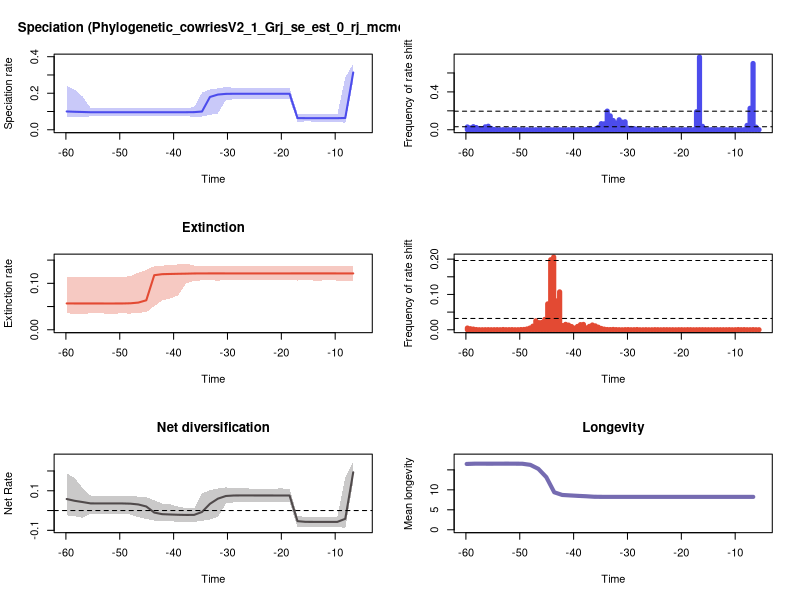

Write the R code that produced this figure.


pdf(file='/Users/max/Desktop/Phylogenetic_cowries/pyrate_mcmc_logs/pyrate_mcmc_logs/t60-5RTT_plots.pdf',width=10, height=15)
par(mfrow=c(3,2))
library(scales)

time=c(-6.65045317396705, -8.12833165707084,-9.606210140174628,-11.084088623278417,-12.561967106382205,-14.039845589485994,-15.517724072589784,-16.995602555693576,-18.473481038797363,-19.951359521901153,-21.42923800500494,-22.90711648810873,-24.38499497121252,-25.862873454316308,-27.340751937420098,-28.818630420523885,-30.296508903627675,-31.774387386731465,-33.25226586983525,-34.73014435293904,-36.20802283604283,-37.685901319146616,-39.1637798022504,-40.6416582853542,-42.119536768457984,-43.59741525156177,-45.075293734665564,-46.55317221776935,-48.03105070087314,-49.50892918397693,-50.98680766708072,-52.464686150184505,-53.9425646332883,-55.420443116392086,-56.89832159949587,-58.37620008259966,-59.85407856570345)
rate=c(0.3136387638548145, 0.06461347601292769,0.06355343706510039,0.06355477370490645,0.0635593230318714,0.0635953804307049,0.0636400250964475,0.06401999925024693,0.1970689190900307,0.19708881778444276,0.19708881778444276,0.19710428400318897,0.1971267508777994,0.19717440108120474,0.19719130523070716,0.19715019127641367,0.19658024119720144,0.1927757073025178,0.17963508020731722,0.09987066971520017,0.09656610525955017,0.09614277973941493,0.09604057600566757,0.09602014423774974,0.09600868682238312,0.09601523038661802,0.09601523038661802,0.09600868682238312,0.09600656688762449,0.095998255500142,0.095998255500142,0.09599554315417297,0.095998255500142,0.09604057600566757,0.0973703128234188,0.09853224503385194,0.10021317302021336)
minHPD=c(0.2653850077190521, 0.037176182683436525,0.04507256281591538,0.04507256281591538,0.04514666081791613,0.04516407696130235,0.045640744991027445,0.04330756630510344,0.16702175253824586,0.16697449811253304,0.16697449811253304,0.16697449811253304,0.16691513147505715,0.1672181880269817,0.1670710053495969,0.16697449811253304,0.16199481476850378,0.08946928351820267,0.08097153472726992,0.07231709462264233,0.07140397606044434,0.07370052188170731,0.07414969466450738,0.07415933214275959,0.07414969466450738,0.07384964319438124,0.07387372228204032,0.07384964319438124,0.07387372228204032,0.07387372228204032,0.07374634772577869,0.07374634772577869,0.07414969466450738,0.07373322378324973,0.06720024219461007,0.07086811289197414,0.07220735216477008)
maxHPD=c(0.3620524040359775, 0.286628709244958,0.08374868841371295,0.0837224570149328,0.0837224570149328,0.0837224570149328,0.08444275402514478,0.08858452585162323,0.22867601673207846,0.2282313261072289,0.2282313261072289,0.2282313261072289,0.22824370870746713,0.22867601673207846,0.22863359792589827,0.22944659350055427,0.23482371049579887,0.2265422063963767,0.2213874170504432,0.20320677660839234,0.12343302554225867,0.11988097629426162,0.119133847691277,0.1190802797820839,0.11903298543866415,0.11871241251502715,0.11871241251502715,0.11864783125988634,0.11871241251502715,0.11871241251502715,0.11864783125988634,0.11864783125988634,0.119133847691277,0.1192193480336202,0.1822350281920281,0.2199025263615992,0.2413946933021552)
remove_na = !is.na(rate)
time = time[remove_na]
plot(time,time,type = 'n', ylim = c(0, 0.3982576444395753), xlim = c(-60.0,-5.3), ylab = 'Speciation rate', xlab = 'Time',main='Speciation (Phylogenetic_cowriesV2_1_Grj_se_est_0_rj_mcmc)' )
polygon(c(time, rev(time)), c(maxHPD[remove_na], rev(minHPD[remove_na])), col = alpha('#4c4cec',0.3), border = NA)
lines(time,rate[remove_na], col = '#4c4cec', lwd=2)
mids=c(-5.576262626262626, -6.128787878787879,-6.68131313131313,-7.233838383838384,-7.786363636363635,-8.338888888888889,-8.89141414141414,-9.443939393939393,-9.996464646464647,-10.548989898989898,-11.10151515151515,-11.654040404040403,-12.206565656565656,-12.75909090909091,-13.31161616161616,-13.864141414141413,-14.416666666666666,-14.96919191919192,-15.521717171717173,-16.074242424242424,-16.626767676767678,-17.17929292929293,-17.731818181818184,-18.284343434343437,-18.836868686868687,-19.38939393939394,-19.941919191919194,-20.494444444444447,-21.0469696969697,-21.59949494949495,-22.152020202020203,-22.704545454545457,-23.25707070707071,-23.809595959595963,-24.362121212121213,-24.914646464646466,-25.46717171717172,-26.019696969696973,-26.572222222222223,-27.124747474747476,-27.67727272727273,-28.229797979797983,-28.782323232323236,-29.334848484848486,-29.88737373737374,-30.439898989898992,-30.992424242424246,-31.5449494949495,-32.09747474747474,-32.65,-33.20252525252525,-33.755050505050505,-34.307575757575755,-34.860101010101005,-35.41262626262626,-35.96515151515151,-36.51767676767677,-37.07020202020202,-37.62272727272727,-38.17525252525252,-38.727777777777774,-39.280303030303024,-39.83282828282828,-40.38535353535353,-40.93787878787878,-41.49040404040404,-42.04292929292929,-42.595454545454544,-43.147979797979794,-43.70050505050504,-44.2530303030303,-44.80555555555555,-45.35808080808081,-45.91060606060606,-46.463131313131306,-47.01565656565656,-47.56818181818181,-48.12070707070706,-48.67323232323232,-49.22575757575757,-49.778282828282826,-50.330808080808076,-50.883333333333326,-51.43585858585858,-51.98838383838383,-52.54090909090909,-53.09343434343434,-53.64595959595959,-54.198484848484846,-54.751010101010095,-55.30353535353535,-55.8560606060606,-56.40858585858585,-56.96111111111111,-57.51363636363636,-58.066161616161615,-58.618686868686865,-59.171212121212115,-59.72373737373737)
counts=c(0.0005102040816326531, 0.027857142857142858,0.6998979591836735,0.22704081632653061,0.04642857142857143,0.0005102040816326531,0.0003061224489795918,0.00010204081632653062,0.0,0.0003061224489795918,0.0003061224489795918,0.00020408163265306123,0.0007142857142857143,0.0009183673469387755,0.0006122448979591836,0.0006122448979591836,0.0012244897959183673,0.00040816326530612246,0.002653061224489796,0.036224489795918365,0.768265306122449,0.19010204081632653,0.0006122448979591836,0.00020408163265306123,0.0014285714285714286,0.0,0.00010204081632653062,0.0,0.00010204081632653062,0.00020408163265306123,0.00020408163265306123,0.00010204081632653062,0.0007142857142857143,0.0007142857142857143,0.0005102040816326531,0.00020408163265306123,0.00010204081632653062,0.0003061224489795918,0.00040816326530612246,0.0009183673469387755,0.0016326530612244899,0.006326530612244898,0.01183673469387755,0.014183673469387755,0.015714285714285715,0.08438775510204082,0.0803061224489796,0.10551020408163266,0.07163265306122449,0.0976530612244898,0.14673469387755103,0.19693877551020408,0.06275510204081633,0.0646938775510204,0.02510204081632653,0.0070408163265306125,0.002857142857142857,0.003061224489795918,0.002142857142857143,0.0014285714285714286,0.00040816326530612246,0.00040816326530612246,0.0006122448979591836,0.0003061224489795918,0.0003061224489795918,0.00010204081632653062,0.00020408163265306123,0.00020408163265306123,0.0003061224489795918,0.00020408163265306123,0.00020408163265306123,0.0,0.00020408163265306123,0.00010204081632653062,0.00010204081632653062,0.0003061224489795918,0.00020408163265306123,0.00010204081632653062,0.0003061224489795918,0.00010204081632653062,0.00020408163265306123,0.00020408163265306123,0.00040816326530612246,0.00020408163265306123,0.0003061224489795918,0.00020408163265306123,0.0009183673469387755,0.0005102040816326531,0.0011224489795918367,0.0027551020408163266,0.014285714285714285,0.037244897959183676,0.030816326530612243,0.01,0.012040816326530613,0.02346938775510204,0.03255102040816327,0.019285714285714285,0.029693877551020407)
plot(mids,counts,type = 'h', xlim = c(-60.0,-5.3), ylim=c(0,0.768265306122449), ylab = 'Frequency of rate shift', xlab = 'Time',lwd=5,col='#4c4cec')
bf2 = 0.031953747723548136
bf6 = 0.19607789225446168
abline(h=bf2, lty=2)
abline(h=bf6, lty=2)

time=c(-6.65045317396705, -8.12833165707084,-9.606210140174628,-11.084088623278417,-12.561967106382205,-14.039845589485994,-15.517724072589784,-16.995602555693576,-18.473481038797363,-19.951359521901153,-21.42923800500494,-22.90711648810873,-24.38499497121252,-25.862873454316308,-27.340751937420098,-28.818630420523885,-30.296508903627675,-31.774387386731465,-33.25226586983525,-34.73014435293904,-36.20802283604283,-37.685901319146616,-39.1637798022504,-40.6416582853542,-42.119536768457984,-43.59741525156177,-45.075293734665564,-46.55317221776935,-48.03105070087314,-49.50892918397693,-50.98680766708072,-52.464686150184505,-53.9425646332883,-55.420443116392086,-56.89832159949587,-58.37620008259966,-59.85407856570345)
rate=c(0.12131501215815028, 0.12131757065987689,0.12132210673050683,0.12133058924252196,0.12133900704708159,0.12133900704708159,0.12133900704708159,0.12133058924252196,0.12132664342456324,0.12131978487590536,0.12131757065987689,0.12131757065987689,0.12132210673050683,0.12132210673050683,0.12132210673050683,0.12132664342456324,0.12132664342456324,0.12132956271238735,0.12133058924252196,0.1213078545862099,0.12119923392135543,0.12079477247650552,0.12050993395939907,0.12012670949868073,0.11968415629871108,0.11747482743352203,0.06347504430457018,0.05851178582776584,0.05699499044724404,0.05661574619392733,0.056599603831836015,0.05659277155716149,0.05661574619392733,0.05664731259313295,0.05663643028081254,0.05663643028081254,0.05671608893899431)
minHPD=c(0.10579157940936455, 0.10579157940936455,0.10581070414043038,0.10705602619163411,0.10602324539030604,0.10602324539030604,0.10711081993818014,0.10602324539030604,0.10714461716692252,0.10714461716692252,0.10711081993818014,0.10707825866396951,0.10707825866396951,0.10705602619163411,0.10703234873772892,0.10705602619163411,0.10696446906767143,0.10570411887286497,0.10665034093368894,0.10625547341489681,0.10535778655105062,0.09935565534997236,0.07426677443292365,0.06737228298492454,0.0630626954961162,0.05090516779916329,0.03763485607508948,0.03675058523336978,0.03477429292188579,0.035366828481083086,0.03478038077004118,0.034709048832343,0.035816166982684056,0.03521030556850767,0.034709048832343,0.034709048832343,0.0352652243023501)
maxHPD=c(0.13712572387977146, 0.1370914999718241,0.1370914999718241,0.13826337269538796,0.13718746085714656,0.13718746085714656,0.13826337269538796,0.1371610481291231,0.13826337269538796,0.13826337269538796,0.13826337269538796,0.13825920810095546,0.13825920810095546,0.13826337269538796,0.13825920810095546,0.13826337269538796,0.13826337269538796,0.13714916360165225,0.13818969587931249,0.13805214175191283,0.13826337269538796,0.14234986757843504,0.1407951530790742,0.13927001273367254,0.13815932807137687,0.13687154477927152,0.12883656027250617,0.12284731913116272,0.11543662020562351,0.11371164722627448,0.11295753234212362,0.11285213772846492,0.11394483255149526,0.11325993572184699,0.11275121070187849,0.11275121070187849,0.11371164722627448)
remove_na = !is.na(rate)
time = time[remove_na]
plot(time,time,type = 'n', ylim = c(0, 0.15658485433627856), xlim = c(-60.0,-5.3), ylab = 'Extinction rate', xlab = 'Time',main='Extinction' )
polygon(c(time, rev(time)), c(maxHPD[remove_na], rev(minHPD[remove_na])), col = alpha('#e34a33',0.3), border = NA)
lines(time,rate[remove_na], col = '#e34a33', lwd=2)
mids=c(-5.576262626262626, -6.128787878787879,-6.68131313131313,-7.233838383838384,-7.786363636363635,-8.338888888888889,-8.89141414141414,-9.443939393939393,-9.996464646464647,-10.548989898989898,-11.10151515151515,-11.654040404040403,-12.206565656565656,-12.75909090909091,-13.31161616161616,-13.864141414141413,-14.416666666666666,-14.96919191919192,-15.521717171717173,-16.074242424242424,-16.626767676767678,-17.17929292929293,-17.731818181818184,-18.284343434343437,-18.836868686868687,-19.38939393939394,-19.941919191919194,-20.494444444444447,-21.0469696969697,-21.59949494949495,-22.152020202020203,-22.704545454545457,-23.25707070707071,-23.809595959595963,-24.362121212121213,-24.914646464646466,-25.46717171717172,-26.019696969696973,-26.572222222222223,-27.124747474747476,-27.67727272727273,-28.229797979797983,-28.782323232323236,-29.334848484848486,-29.88737373737374,-30.439898989898992,-30.992424242424246,-31.5449494949495,-32.09747474747474,-32.65,-33.20252525252525,-33.755050505050505,-34.307575757575755,-34.860101010101005,-35.41262626262626,-35.96515151515151,-36.51767676767677,-37.07020202020202,-37.62272727272727,-38.17525252525252,-38.727777777777774,-39.280303030303024,-39.83282828282828,-40.38535353535353,-40.93787878787878,-41.49040404040404,-42.04292929292929,-42.595454545454544,-43.147979797979794,-43.70050505050504,-44.2530303030303,-44.80555555555555,-45.35808080808081,-45.91060606060606,-46.463131313131306,-47.01565656565656,-47.56818181818181,-48.12070707070706,-48.67323232323232,-49.22575757575757,-49.778282828282826,-50.330808080808076,-50.883333333333326,-51.43585858585858,-51.98838383838383,-52.54090909090909,-53.09343434343434,-53.64595959595959,-54.198484848484846,-54.751010101010095,-55.30353535353535,-55.8560606060606,-56.40858585858585,-56.96111111111111,-57.51363636363636,-58.066161616161615,-58.618686868686865,-59.171212121212115,-59.72373737373737)
counts=c(0.00010204081632653062, 0.00010204081632653062,0.00040816326530612246,0.00010204081632653062,0.00010204081632653062,0.00040816326530612246,0.00020408163265306123,0.0006122448979591836,0.00010204081632653062,0.0,0.0003061224489795918,0.00010204081632653062,0.00010204081632653062,0.00010204081632653062,0.00010204081632653062,0.00010204081632653062,0.0,0.00010204081632653062,0.00010204081632653062,0.00020408163265306123,0.00020408163265306123,0.00010204081632653062,0.0,0.00020408163265306123,0.0003061224489795918,0.0,0.00020408163265306123,0.00020408163265306123,0.0,0.00010204081632653062,0.00010204081632653062,0.00020408163265306123,0.00020408163265306123,0.0,0.00020408163265306123,0.0003061224489795918,0.0,0.0,0.00020408163265306123,0.0,0.0,0.0006122448979591836,0.00020408163265306123,0.00010204081632653062,0.0005102040816326531,0.0003061224489795918,0.0,0.00020408163265306123,0.00040816326530612246,0.0009183673469387755,0.0005102040816326531,0.0007142857142857143,0.0017346938775510204,0.003673469387755102,0.007244897959183674,0.010918367346938776,0.013469387755102041,0.009591836734693878,0.005204081632653061,0.015102040816326531,0.014489795918367347,0.009387755102040816,0.004591836734693878,0.009183673469387756,0.013163265306122449,0.015306122448979591,0.01183673469387755,0.10724489795918367,0.08173469387755102,0.20591836734693877,0.19826530612244897,0.07326530612244898,0.029285714285714286,0.020612244897959184,0.02020408163265306,0.025306122448979593,0.01010204081632653,0.004897959183673469,0.0022448979591836735,0.0009183673469387755,0.0006122448979591836,0.00020408163265306123,0.00010204081632653062,0.00040816326530612246,0.0003061224489795918,0.00020408163265306123,0.0007142857142857143,0.00010204081632653062,0.0003061224489795918,0.00020408163265306123,0.00010204081632653062,0.0003061224489795918,0.00020408163265306123,0.00010204081632653062,0.00010204081632653062,0.0006122448979591836,0.0019387755102040817,0.0029591836734693877,0.004897959183673469)
plot(mids,counts,type = 'h', xlim = c(-60.0,-5.3), ylim=c(0,0.20591836734693877), ylab = 'Frequency of rate shift', xlab = 'Time',lwd=5,col='#e34a33')
abline(h=bf2, lty=2)
abline(h=bf6, lty=2)
#Net Diversification Rate
time=c(-6.65045317396705, -8.12833165707084,-9.606210140174628,-11.084088623278417,-12.561967106382205,-14.039845589485994,-15.517724072589784,-16.995602555693576,-18.473481038797363,-19.951359521901153,-21.42923800500494,-22.90711648810873,-24.38499497121252,-25.862873454316308,-27.340751937420098,-28.818630420523885,-30.296508903627675,-31.774387386731465,-33.25226586983525,-34.73014435293904,-36.20802283604283,-37.685901319146616,-39.1637798022504,-40.6416582853542,-42.119536768457984,-43.59741525156177,-45.075293734665564,-46.55317221776935,-48.03105070087314,-49.50892918397693,-50.98680766708072,-52.464686150184505,-53.9425646332883,-55.420443116392086,-56.89832159949587,-58.37620008259966,-59.85407856570345)
net_rate=c(0.19331613026529343, -0.041772926926084884,-0.057374569740812544,-0.05738697830224397,-0.057388958766499056,-0.0572943568933444,-0.05711895163817167,-0.05361857703611182,0.07597294066665686,0.07613255612775328,0.07613923038199892,0.07615981920985208,0.07619152037273594,0.076276224614632,0.07631514399587566,0.07608723219609854,0.07351779596142148,0.06006361586883954,0.03401134388062954,-0.007110327442659479,-0.022055838545379104,-0.02220316272718008,-0.021391640237031332,-0.01991871466522171,-0.01837459127071205,-0.01021722734525559,0.020464028575814485,0.030771812904818764,0.03480189897505955,0.035815372259403316,0.03589548889242628,0.0359180947950209,0.03590731961356906,0.036145899220434034,0.04287413275483063,0.04919265675522011,0.05824737311700033)
net_minHPD=c(0.14445800164266287, -0.08833823813403024,-0.08175654710744037,-0.08251680093852001,-0.08187063667737622,-0.08233545705630106,-0.08175654710744037,-0.0856796545386457,0.04213998634032309,0.04289061116653513,0.04289061116653513,0.04289061116653513,0.04289061116653513,0.042629046509642804,0.04289061116653513,0.04120484392245577,0.03516890272320927,-0.03222668260455264,-0.04506013875648664,-0.0521820846736456,-0.05709529722253258,-0.058570750869030755,-0.05839786148039135,-0.05251597611108605,-0.05354247973044851,-0.050963363861170494,-0.04221026842524468,-0.03335176015379425,-0.02021167670261903,-0.017146656197717852,-0.01632587087149888,-0.01632587087149888,-0.016661930714315668,-0.017146656197717852,-0.036664127213103914,-0.028990586376609798,-0.02416768822509574)
net_maxHPD=c(0.24583611977667302, 0.16803019874171965,-0.03207949587489309,-0.032946987247453596,-0.03236847611117544,-0.032870407790462436,-0.03204882875415968,-0.027804705767909277,0.11126251711675236,0.11144188305172814,0.11136157658292056,0.11136157658292056,0.11134454318872741,0.11136157658292056,0.1117806681815923,0.11136157658292056,0.11749900631162928,0.11126251711675236,0.10264790565388535,0.08629986485174963,0.010705856040940195,0.012173930102157796,0.01946297167274119,0.032598201487551395,0.03515487765962584,0.05186102362640421,0.06760793225240376,0.07042316806435692,0.07525211490048138,0.0751012443026298,0.07551079427544997,0.07540324845628246,0.07525211490048138,0.07579983578622657,0.11438736731446722,0.1634027572804453,0.18939073180885269)
remove_na = !is.na(net_rate)
time = time[remove_na]
plot(time,time,type = 'n', ylim = c(-0.09717206194743327, 0.27041973175434036), xlim = c(-60.0,-5.3), ylab = 'Net Rate', xlab = 'Time',lwd=2, main='Net diversification', col= '#504A4B' )
polygon(c(time, rev(time)), c(net_maxHPD[remove_na], rev(net_minHPD[remove_na])), col = alpha('#504A4B',0.3), border = NA)
lines(time,net_rate[remove_na], col = '#504A4B', lwd=2)
abline(h=0,lty=2)


time=c(-6.65045317396705, -8.12833165707084,-9.606210140174628,-11.084088623278417,-12.561967106382205,-14.039845589485994,-15.517724072589784,-16.995602555693576,-18.473481038797363,-19.951359521901153,-21.42923800500494,-22.90711648810873,-24.38499497121252,-25.862873454316308,-27.340751937420098,-28.818630420523885,-30.296508903627675,-31.774387386731465,-33.25226586983525,-34.73014435293904,-36.20802283604283,-37.685901319146616,-39.1637798022504,-40.6416582853542,-42.119536768457984,-43.59741525156177,-45.075293734665564,-46.55317221776935,-48.03105070087314,-49.50892918397693,-50.98680766708072,-52.464686150184505,-53.9425646332883,-55.420443116392086,-56.89832159949587,-58.37620008259966,-59.85407856570345)
rate=c(8.23921586497566, 8.238560547846392,8.237866012900302,8.236759005221083,8.236096755864601,8.236178175681536,8.236072845452828,8.236728098300503,8.237335497202876,8.238454410246028,8.23872796747099,8.238988351133107,8.238660404610474,8.238888099982473,8.23899532779357,8.238707847751972,8.238057506657237,8.23648883360691,8.23745538862582,8.241851812985796,8.268006070363395,8.393201826031234,8.487186275806993,8.599511242083695,8.718226165952244,9.3850525826165,13.180313285038524,15.254525959660633,16.254729784452472,16.530109184835776,16.550585001242634,16.557256629290848,16.550356816633393,16.545251207988393,16.547694220730918,16.547759411968215,16.477830430033176)
minHPD=c(8.23921586497566, 8.238560547846392,8.237866012900302,8.236759005221083,8.236096755864601,8.236178175681536,8.236072845452828,8.236728098300503,8.237335497202876,8.238454410246028,8.23872796747099,8.238988351133107,8.238660404610474,8.238888099982473,8.23899532779357,8.238707847751972,8.238057506657237,8.23648883360691,8.23745538862582,8.241851812985796,8.268006070363395,8.393201826031234,8.487186275806993,8.599511242083695,8.718226165952244,9.3850525826165,13.180313285038524,15.254525959660633,16.254729784452472,16.530109184835776,16.550585001242634,16.557256629290848,16.550356816633393,16.545251207988393,16.547694220730918,16.547759411968215,16.477830430033176)
maxHPD=c(8.23921586497566, 8.238560547846392,8.237866012900302,8.236759005221083,8.236096755864601,8.236178175681536,8.236072845452828,8.236728098300503,8.237335497202876,8.238454410246028,8.23872796747099,8.238988351133107,8.238660404610474,8.238888099982473,8.23899532779357,8.238707847751972,8.238057506657237,8.23648883360691,8.23745538862582,8.241851812985796,8.268006070363395,8.393201826031234,8.487186275806993,8.599511242083695,8.718226165952244,9.3850525826165,13.180313285038524,15.254525959660633,16.254729784452472,16.530109184835776,16.550585001242634,16.557256629290848,16.550356816633393,16.545251207988393,16.547694220730918,16.547759411968215,16.477830430033176)
remove_na = !is.na(rate)
time = time[remove_na]
plot(time,time,type = 'n', ylim = c(0, 18.212982292219934), xlim = c(-60.0,-5.3), ylab = 'Mean longevity', xlab = 'Time',main='Longevity' )
polygon(c(time, rev(time)), c(maxHPD[remove_na], rev(minHPD[remove_na])), col = alpha('#756bb1',0.3), border = NA)
lines(time,rate[remove_na], col = '#756bb1', lwd=4)

n <- dev.off()